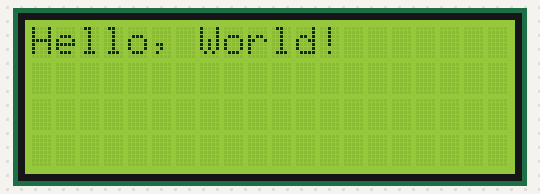
A sketch run on a simulated Arduino Uno, built with avr-gcc and run on an emulated ATmega328P. On the bench: 20×4 character LCD. What the sketch prints to the serial monitor is not drawn.

Above: at 0.1 s.
At 5.2 s:
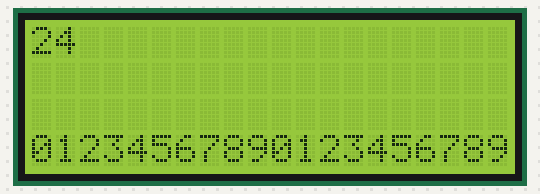
At 8.2 s:
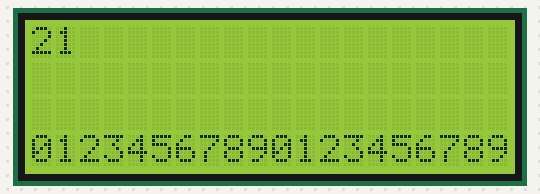
At 12.3 s:
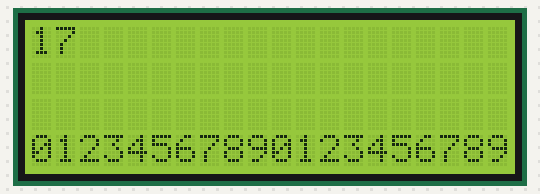
At 21.5 s:
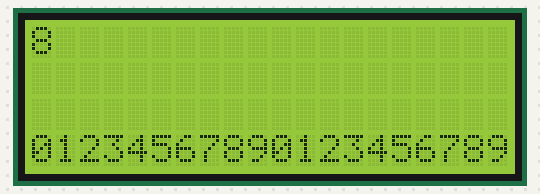
At 38.9 s:
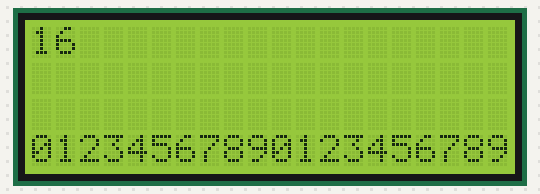

The sketch:

my_lcd.ino
```cpp
//#include <LCD.h>
//#include <LiquidCrystal_I2C.h>
#include "LCD.h"
#include "LiquidCrystal_I2C.h"

#define MAX_COUNT  24
#define MIN_COUNT   0

LiquidCrystal_I2C lcd(0x27, 2, 1, 0, 4, 5, 6, 7);
//LiquidCrystal_I2C lcd(0x27, 20, 4);

int count = MAX_COUNT;

void setup()
{
  lcd.begin(20, 4);
  lcd.setBacklightPin(3, POSITIVE);
  lcd.setBacklight(HIGH);
  lcd.setCursor(0, 0);
  lcd.print("Hello, World!");
  delay(5000);

  Serial.begin(9600);
  Serial.println("Setup done.");
}

void loop()
{
  if (count < MIN_COUNT) count = MAX_COUNT;
  lcd.clear();
  lcd.print(count);
  lcd.setCursor(0, 3);
  lcd.print("01234567890123456789");
  delay(1000);
  count--;
}

/* #include <Wire.h> // For communication purposes of I2C
#include <LiquidCrystal_I2C.h> // Main library that does the job

LiquidCrystal_I2C lcd(0x27, 20, 4); // Set the LCD address to 0x27 for a 20 chars and 4 line display

void setup()
{

  // Initialize the LCD
  lcd.begin();
  //lcd.noBacklight();

  // Turn on the blacklight and print a message.
  lcd.backlight();
  //lcd.print("Hello, world!");

  Serial.begin(9600); // Initialize serial and wait for port to open
  delay(1500); // This delay gives the chance to wait for a Serial Monitor without blocking if none is found

  Serial.println("Setting LCD ...");

  lcd.clear();
  lcd.print("AutorTech");
  lcd.setCursor(0,1); // go to start of 2nd line
  lcd.print("Hello World!");
  delay(1000);

  Serial.println("Done");

}

void loop()
{
  //Serial.println("Looping...");

}*/
```

Measured:
- what the display in image 1 shows lasts 1.0 s, from 5.1 s to 6.1 s
